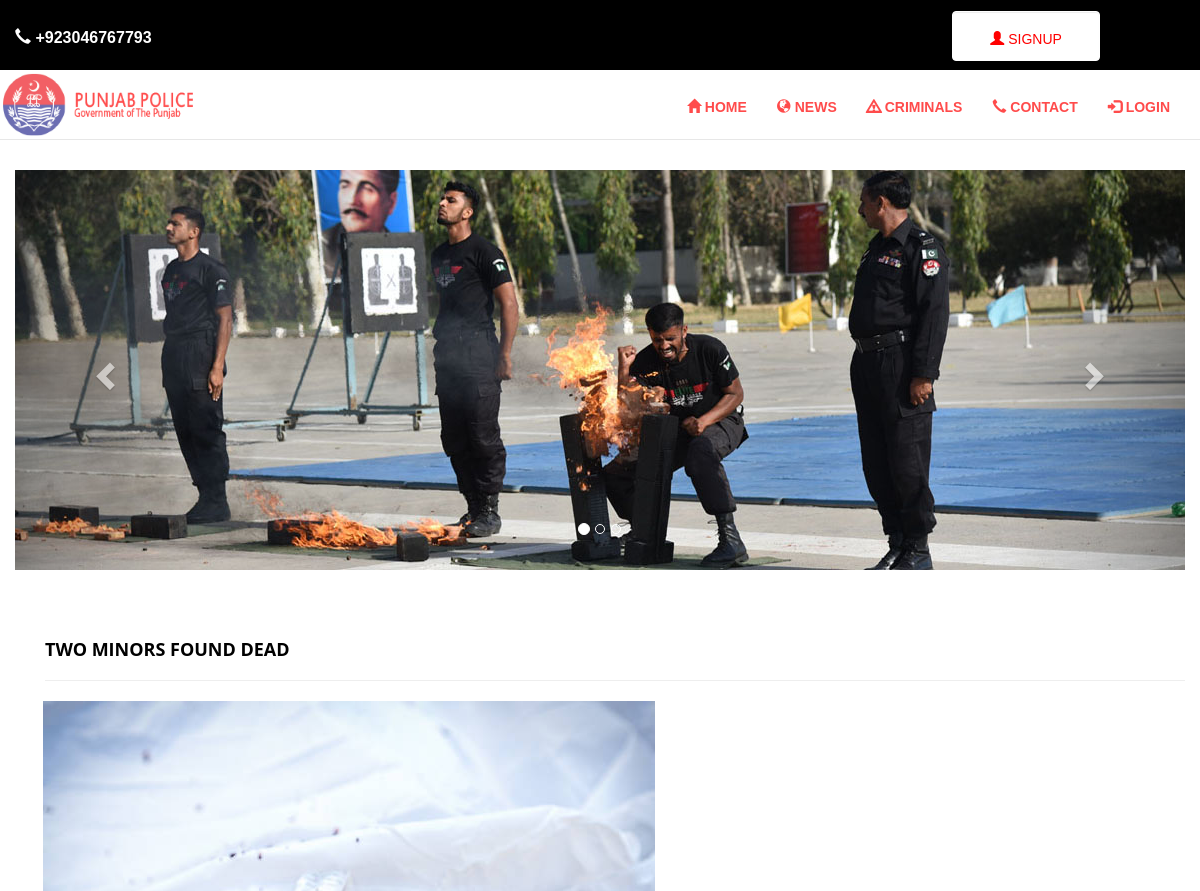
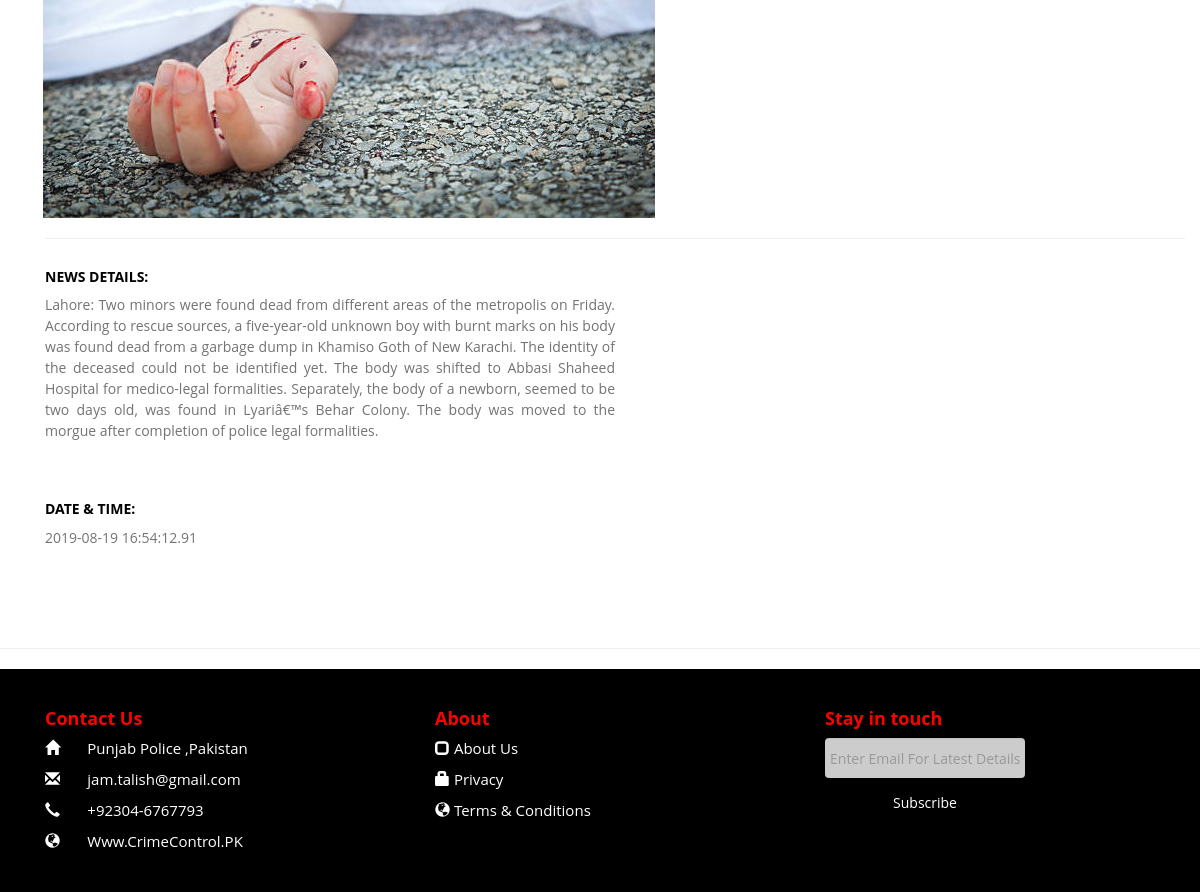
Screenshot of /full_news.php?pid=24 with the database file from the repository (2 pictures, top to bottom).
### tables this page shows
CREATE TABLE `tbl_news` (
  `id` int(30) NOT NULL,
  `ntype` varchar(10000) NOT NULL,
  `nheading` varchar(10000) NOT NULL,
  `image` varchar(20000) NOT NULL,
  `ndetails` varchar(20000) NOT NULL,
  `date` timestamp(2) NOT NULL DEFAULT CURRENT_TIMESTAMP(2)
);

### full_news.php (the view, shortened to what this page needs)
<?php
include ("includes/header.php");
include ("includes/nav.php");
include ("includes/content.php");
$getId   = $_REQUEST['pid'];
$query = "SELECT * from tbl_news WHERE id= '$getId'";
$queryResult = mysqli_query($conn,$query);
	while($row = mysqli_fetch_assoc($queryResult))
	{
					$nheading          = $row["nheading"];
					$image             = $row['image'];
					$ndetails          = $row["ndetails"];
          $date              = $row["date"];
	}
?>
	   <div id="news" class="news" style="min-height:500px;">
	   <div class="container">
     <table style="width: 100%; margin: 0 auto; ">
       <thead>
         <tr>
           <th><h4 style="color:black; text-transform: uppercase; text-align: left;"><?php echo $nheading;?></h4>
            <hr></th>
         </tr>
       </thead>
       <tbody>
       <tr>
         <th><img class="img-responsive" style=" margin: 0 auto; margin-left: -2px;"  src="admin/superadmin/<?php echo $image;?>">
          <hr></th>
         </tr>
       </tbody>
       </table>
       <table width="50%">
       <tr>
           <td><h5 style="text-align: left; text-transform: uppercase; color:black;">News Details:</h5><p style="text-align: justify;"><?php echo $ndetails;?></p></td>
      </tr>
      <tr>
        <td><h5 style="text-align: left; text-transform: uppercase; color:black;">Date & Time:</h5><p style="text-align: justify;"> <?php echo $date;?></td>
      </tr>
      </table>
	   </div>
	   </div>
<?php
include ("includes/footer.php");
 ?>

### includes/header.php (shortened to what this page needs)
<!DOCTYPE HTML>
<html lang="en-US">
<head>
		<link rel="stylesheet" type="text/css" href="css/bootstrap.min.css" />
		<link rel="stylesheet" type="text/css" href="css/style.css" />
	    <link rel="stylesheet" type="text/css" href="font-awesome-4.7.0/css/font-awesome.min.css" />
		<link rel="stylesheet" type="text/css" href="css/animate.min.css" />
		<link href="font-awesome/css/font-awesome.css" rel="stylesheet" />
</head>
<body>

### includes/nav.php (shortened to what this page needs)
<?php
if(isset($_SESSION['name']))
{
    include "nav2.php";
}
else
include "nav1.php";
?>

### includes/nav1.php (shortened to what this page needs)
<div id="myNavbar" class="navbar navbar-default navbar-fixed-top" role="navigation">
       <div class="container-fluid">
       	<div class="top_header">
		  <div class="row" style="width:102%; height:70px; background-color:black;">
		  <div style="padding-top:18px;"></div>
			  <div class="col-lg-8">
			  <font style="color:white; line-height:40px; font-size:16px;">  <i class="glyphicon glyphicon-earphone"></i>   +923046767793</font>
			  </div>
			  <div class="col-lg-4">
				  <form class="form-inline" action="search.php" method="POST">
					  <div class="form-group">
						  <a href="signUp.php" class="form-control btn btn-success signup_button" style="background-color: white !important; color: red !important; border:1px solid white; text-align: center;">
						  	<i class="glyphicon glyphicon-user"></i>  SignUp</a>
					  </div>
				  </form>
			  </div>
			  <div class="col-lg-1">
			  </div>
		  </div>
		  </div>
      </div>
	  <div class="container-fluid">
	  <div class="row">
	  <div class="navbar-header">
	  <a href="index.php" class="navbar_brand"><img src="images/logo.png" alt="Logo" style="width:200px;"></a>
	  </div>
	  <div class="navbar-collapse collapse">
	  <div style="padding-top:12px; margin-right:30px;">
	  <ul class="nav navbar-nav navbar-right">
	  <li><a href="index.php"><i class="glyphicon glyphicon-home"></i>         Home</a></li>
	  <li><a href="all_news_type.php"><i class="glyphicon glyphicon-globe"></i></i>         News</a></li>
	  <li><a href="criminals.php"><i class="glyphicon glyphicon-warning-sign"></i>         Criminals</a></li>
	  <li><a href="contact.php"><i class="glyphicon glyphicon-earphone"></i>         Contact</a></li>
	  <li><a href="login.php"><i class="glyphicon glyphicon-log-in"></i>        Login</a></li>
	  </div>
	  </div>
	  </div>
	  </div>
	  </div>

### includes/content.php (shortened to what this page needs)
   <div id="haeder" class="header">
<div class="container-fluid">
<div class="carousel slide" id ="carousel1" data-ride="carousel">
	<ol class="carousel-indicators">
		<li data-target="#carousel1" data-slide-to="0" class="active"></li>
		<li data-target="#carousel1" data-slide-to="1"></li>
		<li data-target="#carousel1" data-slide-to="2"></li>
	</ol>
	<div class="carousel-inner">
		<div class="item active">
			<img src="images/banner_5.JPG">
		</div>
	</div>
	<a class="left carousel-control" href="#carousel1" data-slide="prev">
		<span class="glyphicon glyphicon-chevron-left"></span>
	</a>
	<a class="right carousel-control" href="#carousel1" data-slide="next">
		<span class="glyphicon glyphicon-chevron-right"></span>
	</a>
</div>
</div>
</div>

### includes/footer.php (shortened to what this page needs)
   <hr>
    <div id="footer" class="footer">
	<div class="container">
	<div class="row">
	<div class="col-lg-4 col-md-4">
	<h4>Contact Us</h4>
	<p><i class="glyphicon glyphicon-home"></i>  &nbsp;&nbsp;&nbsp;&nbsp;&nbsp;&nbsp;Punjab Police  ,Pakistan</p>
	<p><i class="glyphicon glyphicon-envelope"></i> &nbsp;&nbsp;&nbsp;&nbsp;&nbsp;&nbsp;jam.talish@gmail.com</p>
	<p><i class="glyphicon glyphicon-earphone"></i> &nbsp;&nbsp;&nbsp;&nbsp;&nbsp;&nbsp;+92304-6767793</p>
	<p><i class="glyphicon glyphicon-globe"></i> &nbsp;&nbsp;&nbsp;&nbsp;&nbsp;&nbsp;Www.CrimeControl.PK</p>
	</div>
	<div class="col-lg-4 col-md-4 about">
	<h4>About</h4>
	<p><a href="about.php"><i class="glyphicon glyphicon-unchecked"></i> About Us</p></a>
	<p><a href="privacy.php"><i class="glyphicon glyphicon-lock"></i> Privacy</p></a>
	<p><a href="terms_conditions.php"><i class="glyphicon glyphicon-globe"></i> Terms & Conditions</p></a>
	</div>
	<div class="col-lg-4 col-md-4">
    <h4>Stay in touch</h4>
    <form action="" method="POST">
	<input type="email" style="width:200px;" class="form-control" required placeholder="Enter Email For Latest Details" />
	<input class="form-control" style="width:200px;  background-color: black; color: white;" type="submit" value="Subscribe" />
    </form>
	</div>
	</div>
	</div>
	</div>
</body>
</html>

### css/style.css (style rules this page uses)
* { padding: 0px; margin: 0px; }
body { overflow-x: hidden; font-family:'Open Sans',sans-serif; text-rendering: optimizeLegibility !important; -webkit-font-smoothing:antialiased !important; }
li { list-style: none; display: inline-block; }
a { text-decoration: none; transition: all 500ms ease-in-out; color:white; }
h1,h2,h3,h4,h5,h6 { font-weight:700; color:red; }
p { font-size: 15px; line-height: 21px; }
.btn { transition: all 500ms ease-in-out; font-weight: 500 !important; text-transform:uppercase; }
.top_header { min-width: 1349px; }
.navbar { background-color:white !important; text-transform:uppercase; font-family:'PT SANS Narrow',Arial,sans-serif; font-weight:700; }
.navbar a { color:red !important; opacity:0.7; }
.navbar .container-fluid .form-group a { color:white !important; opacity: 1; }
.header { min-height:500px; width:100%; margin-top:100px; color:black; }
.header img { min-height:100%; width:100%; }
.news { padding:80px 0 80px; text-align:center; }
.news h1, .news h4 { color:#4c4c4c; margin:20px 0 20px; }
.news p { color:#737373; font-size:14px; padding-bottom:40px; }
.footer { padding:30px; color:white; background-color:black; }
.footer input { height:40px; width:160px; padding:5px; border:none; margin-top:5px; background-color:#cccccc; color:#000; }
@media only screen and (min-width:1001px ) and (max-width:1999px) { .navbar_brand img { display: none; } }
@media only screen and (min-width:1001px ) and (max-width:1999px) { .signup_button { width:100% !important; height: 62px !important; line-height: 58px !important; margin-left: 20px !important; margin-top: 12px !important; border:1px solid white !important; } }
@media only screen and (min-width:1001px ) and (max-width:1999px) { .news { margin-top: -100px; padding: 30px; } }
@media only screen and (min-width:1200px ) and (max-width:1380px) { .navbar_brand img { display: block; } }
@media only screen and (min-width:1200px ) and (max-width:1380px) { .signup_button { width:100% !important; height: 50px !important; line-height: 43px !important; margin-right: 30px; margin-top: -7px !important; border:1px solid white !important; } }
@media only screen and (min-width:1200px ) and (max-width:1380px) { .news { margin-top: -80px; padding: 30px; } }

### rows the page displays
tbl_news: nheading "TWO MINORS FOUND DEAD", image (picture), ndetails "Lahore: Two minors were found dead from different areas of the metropolis on Friday. According to rescue sources, a five-year-old unknown boy with burnt marks on his body was found dead from a garbage dump in Khamiso Goth of New Karachi. The identity of the deceased could not be identified yet. The body was shifted to Abbasi Shaheed Hospital for medico-legal formalities. Separately, the body of a newborn, seemed to be two days old, was found in Lyariâ€™s Behar Colony. The body was moved to the morgue after completion of police legal formalities.", date "2019-08-19 16:54:12.91"
